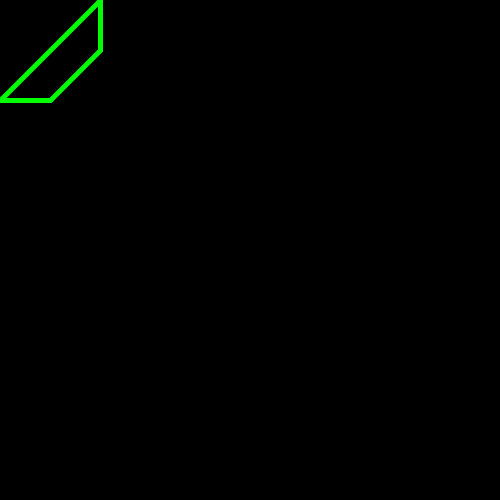
Frame 1 (no input)
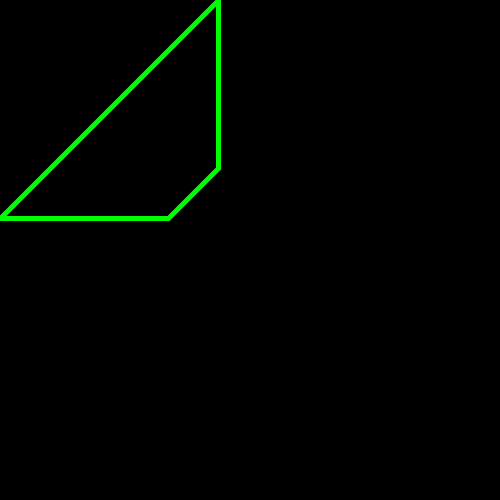
Frame 60 (the mouse pressed at the canvas centre just before this capture)
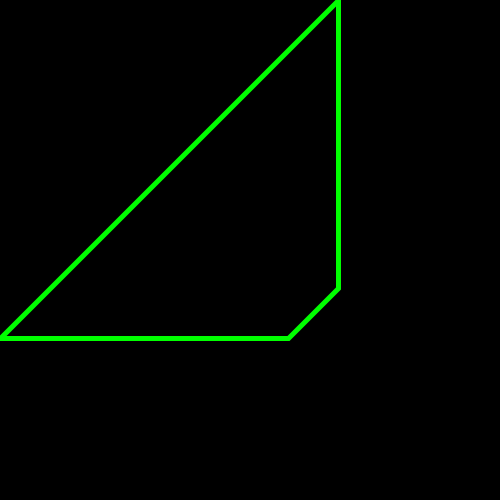
Frame 120 (the mouse held since frame 60 and released just before this capture)

The Processing sketch that drew these frames (run headless with seeded random() and noise(); from frame 60 on, the mouse is pressed at the canvas centre):

// Processing sketch: processing_31498
// ── processing_31498.pde

int x = 100;
int y = 50;

void setup(){
  size(500,500);
}
  
void draw(){
  strokeWeight(5);
  stroke(0,255,0);
  background(0);
  noFill();
  quad(x,0, x,y, y,x, 0,x);
  x = x+2;
  y = y+2;

  if(x>1000){
      x = 0;
  }
  
}

//void 
